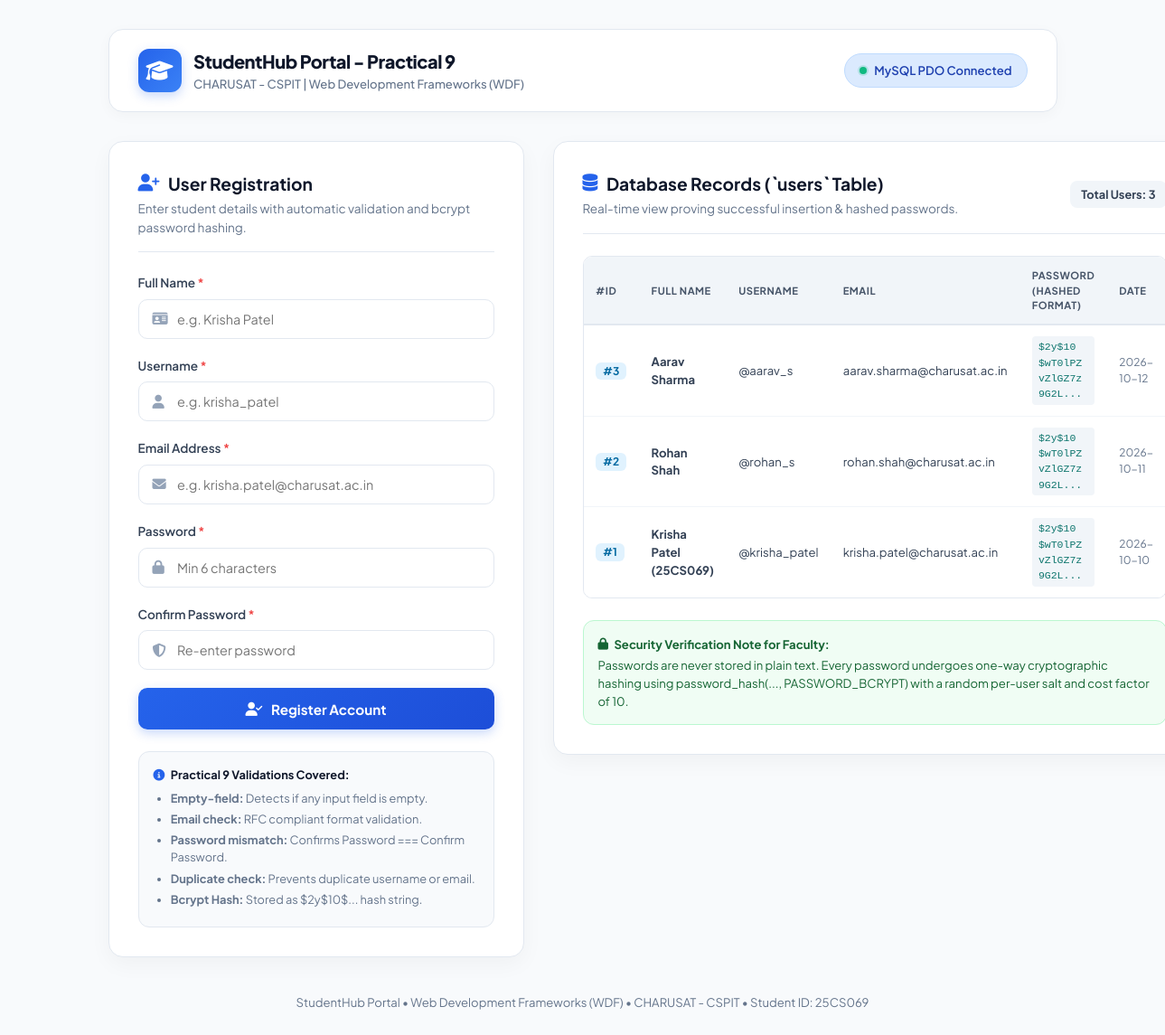
The page / on the database its author committed.
### tables this page shows
CREATE TABLE `users` (
    `id` INT AUTO_INCREMENT PRIMARY KEY,
    `full_name` VARCHAR(100) NOT NULL,
    `username` VARCHAR(50) NOT NULL UNIQUE,
    `email` VARCHAR(100) NOT NULL UNIQUE,
    `password_hash` VARCHAR(255) NOT NULL,
    `created_at` DATETIME DEFAULT CURRENT_TIMESTAMP
);

### index.php (called while the page is built)
<?php
require_once __DIR__ . '/register.php';

### db.php (called while the page is built, shortened)
<?php
$db_driver_used = 'MySQL PDO';
?>

### register.php (the view, shortened to what this page needs)
<?php
require_once 'db.php';
$full_name = '';
$username = '';
$email = '';
$users_list = [];
try {
    $stmt_all = $pdo->prepare("SELECT id, full_name, username, email, password_hash, created_at FROM users ORDER BY id DESC");
    $stmt_all->execute();
    $users_list = $stmt_all->fetchAll();
} catch (PDOException $e) {
}
?>
<!DOCTYPE html>
<html lang="en">
<head>
    <link rel="stylesheet" href="https://cdnjs.cloudflare.com/ajax/libs/font-awesome/6.6.0/css/all.min.css">
</head>
<body>
    <div class="container">
        <header class="top-header">
            <div class="brand">
                <div class="brand-icon">
                    <i class="fa-solid fa-graduation-cap"></i>
                </div>
                <div class="brand-text">
                    <h1>StudentHub Portal - Practical 9</h1>
                    <p>CHARUSAT - CSPIT | Web Development Frameworks (WDF)</p>
                </div>
            </div>
            <div>
                <span class="badge-status">
                    <span class="status-dot"></span>
                    <?php echo htmlspecialchars($db_driver_used); ?> Connected
                </span>
            </div>
        </header>
        <div class="grid-layout">
            <div class="card">
                <div class="card-header">
                    <h2><i class="fa-solid fa-user-plus" style="color:var(--primary);"></i> User Registration</h2>
                    <p>Enter student details with automatic validation and bcrypt password hashing.</p>
                </div>
                <form id="registrationForm" method="POST" action="register.php" novalidate>
                    <div class="form-group">
                        <label class="form-label" for="full_name">Full Name <span class="req">*</span></label>
                        <div class="input-group">
                            <input type="text" id="full_name" name="full_name" class="form-control"
                                   placeholder="e.g. Krisha Patel"
                                   value="<?php echo htmlspecialchars($full_name); ?>">
                        </div>
                    </div>
                    <div class="form-group">
                        <label class="form-label" for="username">Username <span class="req">*</span></label>
                        <div class="input-group">
                            <input type="text" id="username" name="username" class="form-control"
                                   placeholder="e.g. krisha_patel"
                                   value="<?php echo htmlspecialchars($username); ?>">
                        </div>
                    </div>
                    <div class="form-group">
                        <label class="form-label" for="email">Email Address <span class="req">*</span></label>
                        <div class="input-group">
                            <input type="email" id="email" name="email" class="form-control"
                                   placeholder="e.g. krisha.patel@charusat.ac.in"
                                   value="<?php echo htmlspecialchars($email); ?>">
                        </div>
                    </div>
                    <div class="form-group">
                        <label class="form-label" for="password">Password <span class="req">*</span></label>
                        <div class="input-group">
                            <input type="password" id="password" name="password" class="form-control"
                                   placeholder="Min 6 characters">
                        </div>
                    </div>
                    <div class="form-group">
                        <label class="form-label" for="confirm_password">Confirm Password <span class="req">*</span></label>
                        <div class="input-group">
                            <input type="password" id="confirm_password" name="confirm_password" class="form-control"
                                   placeholder="Re-enter password">
                        </div>
                    </div>
                    <button type="submit" class="btn-submit" id="submitBtn">
                        <i class="fa-solid fa-user-check"></i> Register Account
                    </button>
                </form>
                <div class="helper-card">
                    <h4><i class="fa-solid fa-circle-info" style="color:var(--primary);"></i> Practical 9 Validations Covered:</h4>
                    <ul>
                        <li><strong>Empty-field:</strong> Detects if any input field is empty.</li>
                        <li><strong>Email check:</strong> RFC compliant format validation.</li>
                        <li><strong>Password mismatch:</strong> Confirms Password === Confirm Password.</li>
                        <li><strong>Duplicate check:</strong> Prevents duplicate username or email.</li>
                        <li><strong>Bcrypt Hash:</strong> Stored as <code>$2y$10$...</code> hash string.</li>
                    </ul>
                </div>
            </div>
            <div class="card">
                <div class="card-header" style="display:flex; justify-content:space-between; align-items:center;">
                    <div>
                        <h2><i class="fa-solid fa-database" style="color:var(--primary);"></i> Database Records (`users` Table)</h2>
                        <p>Real-time view proving successful insertion & hashed passwords.</p>
                    </div>
                    <span style="font-size:0.8rem; background:#f1f5f9; padding:0.35rem 0.75rem; border-radius:8px; font-weight:700; color:#334155;">
                        Total Users: <?php echo count($users_list); ?>
                    </span>
                </div>
                <div class="table-responsive">
                    <table>
                        <thead>
                            <tr>
                                <th>#ID</th>
                                <th>Full Name</th>
                                <th>Username</th>
                                <th>Email</th>
                                <th>Password (Hashed Format)</th>
                                <th>Date</th>
                            </tr>
                        </thead>
                        <tbody>
                            <?php if (empty($users_list)): ?>
                                <tr>
                                    <td colspan="6" style="text-align:center; padding:2rem; color:var(--text-muted);">
                                        No users registered yet. Fill the form to insert a record.
                                    </td>
                                </tr>
                            <?php else: ?>
                                <?php foreach ($users_list as $user): ?>
                                    <tr>
                                        <td><span class="badge-id">#<?php echo htmlspecialchars($user['id']); ?></span></td>
                                        <td><strong><?php echo htmlspecialchars($user['full_name']); ?></strong></td>
                                        <td><code>@<?php echo htmlspecialchars($user['username']); ?></code></td>
                                        <td><?php echo htmlspecialchars($user['email']); ?></td>
                                        <td>
                                            <span class="hash-code" title="<?php echo htmlspecialchars($user['password_hash']); ?>">
                                                <?php
                                                    $hash = htmlspecialchars($user['password_hash']);
                                                    echo strlen($hash) > 28 ? substr($hash, 0, 24) . '...' : $hash;
                                                ?>
                                            </span>
                                        </td>
                                        <td style="font-size:0.75rem; color:#64748b;">
                                            <?php echo htmlspecialchars(substr($user['created_at'], 0, 10)); ?>
                                        </td>
                                    </tr>
                                <?php endforeach; ?>
                            <?php endif; ?>
                        </tbody>
                    </table>
                </div>
                <div style="margin-top:1.5rem; background:#f0fdf4; border:1px solid #bbf7d0; border-radius:12px; padding:1rem; font-size:0.82rem; color:#166534;">
                    <div style="font-weight:700; margin-bottom:0.25rem; display:flex; align-items:center; gap:0.4rem;">
                        <i class="fa-solid fa-lock"></i> Security Verification Note for Faculty:
                    </div>
                    Passwords are never stored in plain text. Every password undergoes one-way cryptographic hashing using <code>password_hash(..., PASSWORD_BCRYPT)</code> with a random per-user salt and cost factor of 10.
                </div>
            </div>
        </div>
        <footer class="footer">
            StudentHub Portal &bull; Web Development Frameworks (WDF) &bull; CHARUSAT - CSPIT &bull; Student ID: 25CS069
        </footer>
    </div>
</body>
</html>

### rows shown on the page
users: id "3", full_name "Aarav Sharma", username "aarav_s", email "aarav.sharma@charusat.ac.in", password_hash "$2y$10$wT0lPZvZlGZ7z9G2L", created_at "2026-10-12"
users: id "2", full_name "Rohan Shah", username "rohan_s", email "rohan.shah@charusat.ac.in", password_hash "$2y$10$wT0lPZvZlGZ7z9G2L", created_at "2026-10-11"
users: id "1", full_name "Krisha Patel (25CS069)", username "krisha_patel", email "krisha.patel@charusat.ac.in", password_hash "$2y$10$wT0lPZvZlGZ7z9G2L", created_at "2026-10-10"

### other values the page prints
$db_driver_used "MySQL PDO"
count($users_list) "3"
